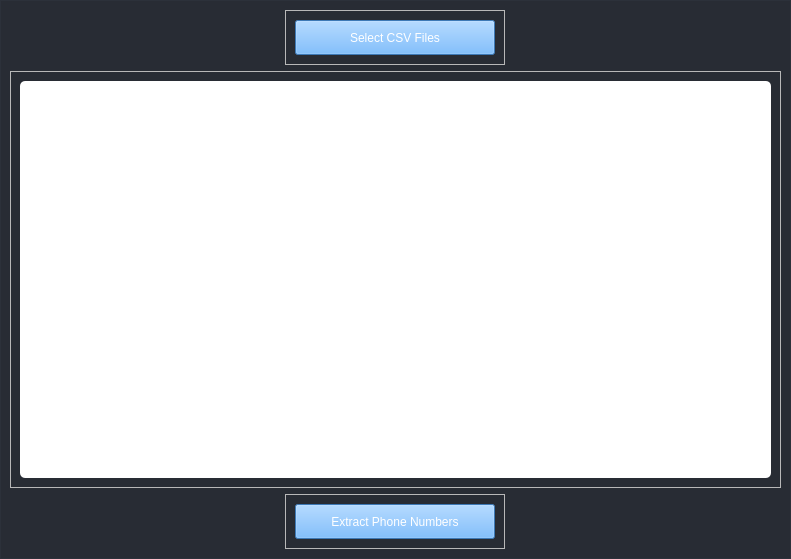
<?xml version="1.0" encoding="UTF-8"?>
<ui version="4.0">
 <class>MainWindow</class>
 <widget class="QMainWindow" name="MainWindow">
  <property name="geometry">
   <rect>
    <x>0</x>
    <y>0</y>
    <width>791</width>
    <height>559</height>
   </rect>
  </property>
  <property name="windowTitle">
   <string>MainWindow</string>
  </property>
  <property name="styleSheet">
   <string notr="true"/>
  </property>
  <widget class="QWidget" name="stylesheet">
   <property name="styleSheet">
    <string notr="true">QWidget{
	color: rgb(221, 221, 221);
	font: 10pt &quot;Segoe UI&quot;;
}

/* /////////////////////////////////////////////////////////////////////////////////////////////////
Tooltip */
QToolTip {
	color: #ffffff;
	background-color: rgba(33, 37, 43, 180);
	border: 1px solid rgb(44, 49, 58);
	background-image: none;
	background-position: left center;
    background-repeat: no-repeat;
	border: none;
	border-left: 2px solid rgb(255, 121, 198);
	text-align: left;
	padding-left: 8px;
	margin: 0px;
}

/* /////////////////////////////////////////////////////////////////////////////////////////////////
Bg App */
#bgApp {	
	background-color: rgb(40, 44, 52);
	border: 1px solid rgb(44, 49, 58);
}

/* /////////////////////////////////////////////////////////////////////////////////////////////////
Left Menu */
#leftMenuBg {	
	background-color: rgb(33, 37, 43);
}
#topLogo {
	background-color: rgb(33, 37, 43);
	background-image: url(:/images/images/images/download.png);
	background-position: centered;
	background-repeat: no-repeat;
}
#titleLeftApp { font: 63 12pt &quot;Segoe UI Semibold&quot;; }
#titleLeftDescription { font: 8pt &quot;Segoe UI&quot;; color: rgb(189, 147, 249); }

/* MENUS */
#topMenu .QPushButton {	
	background-position: left center;
    background-repeat: no-repeat;
	border: none;
	border-left: 22px solid transparent;
	background-color: transparent;
	text-align: left;
	padding-left: 44px;
}
#topMenu .QPushButton:hover {
	background-color: rgb(40, 44, 52);
}
#topMenu .QPushButton:pressed {	
	background-color: rgb(189, 147, 249);
	color: rgb(255, 255, 255);
}
#bottomMenu .QPushButton {	
	background-position: left center;
    background-repeat: no-repeat;
	border: none;
	border-left: 20px solid transparent;
	background-color:transparent;
	text-align: left;
	padding-left: 44px;
}
#bottomMenu .QPushButton:hover {
	background-color: rgb(40, 44, 52);
}
#bottomMenu .QPushButton:pressed {	
	background-color: rgb(189, 147, 249);
	color: rgb(255, 255, 255);
}
#leftMenuFrame{
	border-top: 3px solid rgb(44, 49, 58);
}

/* Toggle Button */
#toggleButton {
	background-position: left center;
    background-repeat: no-repeat;
	border: none;
	border-left: 20px solid transparent;
	background-color: rgb(37, 41, 48);
	text-align: left;
	padding-left: 44px;
	color: rgb(113, 126, 149);
}
#toggleButton:hover {
	background-color: rgb(40, 44, 52);
}
#toggleButton:pressed {
	background-color: rgb(189, 147, 249);
}

/* Title Menu */
#titleRightInfo { padding-left: 10px; }


/* /////////////////////////////////////////////////////////////////////////////////////////////////
Extra Tab */
#extraLeftBox {	
	background-color: rgb(44, 49, 58);
}
#extraTopBg{	
	background-color: rgb(189, 147, 249)
}

/* Icon */
#extraIcon {
	background-position: center;
	background-repeat: no-repeat;
	background-image: url(:/icons/images/icons/icon_settings.png);
}

/* Label */
#extraLabel { color: rgb(255, 255, 255); }

/* Btn Close */
#extraCloseColumnBtn { background-color: rgba(255, 255, 255, 0); border: none;  border-radius: 5px; }
#extraCloseColumnBtn:hover { background-color: rgb(196, 161, 249); border-style: solid; border-radius: 4px; }
#extraCloseColumnBtn:pressed { background-color: rgb(180, 141, 238); border-style: solid; border-radius: 4px; }

/* Extra Content */
#extraContent{
	border-top: 3px solid rgb(40, 44, 52);
}

/* Extra Top Menus */
#extraTopMenu .QPushButton {
background-position: left center;
    background-repeat: no-repeat;
	border: none;
	border-left: 22px solid transparent;
	background-color:transparent;
	text-align: left;
	padding-left: 44px;
}
#extraTopMenu .QPushButton:hover {
	background-color: rgb(40, 44, 52);
}
#extraTopMenu .QPushButton:pressed {	
	background-color: rgb(189, 147, 249);
	color: rgb(255, 255, 255);
}

/* /////////////////////////////////////////////////////////////////////////////////////////////////
Content App */
#contentTopBg{	
	background-color: rgb(33, 37, 43);
}
#contentBottom{
	border-top: 3px solid rgb(44, 49, 58);
}

/* Top Buttons */
#rightButtons .QPushButton { background-color: rgba(255, 255, 255, 0); border: none;  border-radius: 5px; }
#rightButtons .QPushButton:hover { background-color: rgb(44, 49, 57); border-style: solid; border-radius: 4px; }
#rightButtons .QPushButton:pressed { background-color: rgb(23, 26, 30); border-style: solid; border-radius: 4px; }

/* Theme Settings */
#extraRightBox { background-color: rgb(44, 49, 58); }
#themeSettingsTopDetail { background-color: rgb(189, 147, 249); }

/* Bottom Bar */
#bottomBar { background-color: rgb(44, 49, 58); }
#bottomBar QLabel { font-size: 11px; color: rgb(113, 126, 149); padding-left: 10px; padding-right: 10px; padding-bottom: 2px; }

/* CONTENT SETTINGS */
/* MENUS */
#contentSettings .QPushButton {	
	background-position: left center;
    background-repeat: no-repeat;
	border: none;
	border-left: 22px solid transparent;
	background-color:transparent;
	text-align: left;
	padding-left: 44px;
}
#contentSettings .QPushButton:hover {
	background-color: rgb(40, 44, 52);
}
#contentSettings .QPushButton:pressed {	
	background-color: rgb(189, 147, 249);
	color: rgb(255, 255, 255);
}

/* /////////////////////////////////////////////////////////////////////////////////////////////////
QTableWidget */
QTableWidget {	
	background-color: #444;
	padding: 5px;
	border-radius: 8px;
	gridline-color: #555;
    color: #FFF;
}
QTableWidget::item {
	border-color: none;
	padding-left: 5px;
	padding-right: 5px;
	gridline-color: #555;
    border-bottom: 1px solid #555;
}
QTableWidget::item:selected {
	background-color: #00ABE8;
	color: #FFF;
}
QHeaderView::section {
	background-color: rgb(189, 147, 249);
	max-width: 30px;
	border: 1px solid #555;
	border-style: none;
    border-bottom: 1px solid #555;
    border-right: 1px solid #555;
}
QTableWidget::horizontalHeader {	
	background-color: rgb(189, 147, 249);
}
QTableWidget QTableCornerButton::section {
    border: none;
	background-color: #333;
	padding: 3px;
    border-top-left-radius: 8px;
}
QHeaderView::section:horizontal {
    border: none;
	background-color: rgb(189, 147, 249) ;
	padding: 3px;
}
QHeaderView::section:vertical {
    border: none;
	background-color: #444;
	padding-left: 5px;
    padding-right: 5px;
    border-bottom: 1px solid #555;
    margin-bottom: 1px;
}
QScrollBar:horizontal {
    background: #FFF;
    height: 8px;
    margin: 0px 16px 0 16px;
    border: none;
}
QScrollBar:vertical {
    background: #FFF;
    width: 8px;
    margin: 16px 0 16px 0;
    border: none;
}
QScrollBar::handle:horizontal {
    background: #3333;
    min-width: 20px;
    border-radius: 4px;
}
QScrollBar::handle:vertical {
    background: #3333;
    min-height: 20px;
    border-radius: 4px;
}
QScrollBar::add-line:horizontal, QScrollBar::sub-line:horizontal,
QScrollBar::add-line:vertical, QScrollBar::sub-line:vertical {
    background: none;
}
QScrollBar::add-page:horizontal, QScrollBar::sub-page:horizontal,
QScrollBar::add-page:vertical, QScrollBar::sub-page:vertical {
    background: none;
}



/* /////////////////////////////////////////////////////////////////////////////////////////////////
LineEdit */
QLineEdit {
background-color: rgb(33, 37, 43);
	border-radius: 5px;
	border: 2px solid rgb(33, 37, 43);
	padding-left: 10px;
	selection-color: rgb(255, 255, 255);
	selection-background-color: rgb(255, 121, 198);
}
QLineEdit:hover {
	border: 2px solid rgb(64, 71, 88);
}
QLineEdit:focus {
	border: 2px solid rgb(91, 101, 124);
}

/* /////////////////////////////////////////////////////////////////////////////////////////////////
PlainTextEdit */
QPlainTextEdit {
	background-color: rgb(27, 29, 35);
	border-radius: 5px;
	padding: 10px;
	selection-color: rgb(255, 255, 255);
	selection-background-color: rgb(255, 121, 198);
}
QPlainTextEdit  QScrollBar:vertical {
    width: 8px;
 }
QPlainTextEdit  QScrollBar:horizontal {
    height: 8px;
 }
QPlainTextEdit:hover {
	border: 2px solid rgb(64, 71, 88);
}
QPlainTextEdit:focus {
	border: 2px solid rgb(91, 101, 124);
}

/* /////////////////////////////////////////////////////////////////////////////////////////////////
ScrollBars */
QScrollBar:horizontal {
    border: none;
    background: rgb(52, 59, 72);
    height: 8px;
    margin: 0px 21px 0 21px;
	border-radius: 0px;
}
QScrollBar::handle:horizontal {
    background: rgb(189, 147, 249);
    min-width: 25px;
	border-radius: 4px
}
QScrollBar::add-line:horizontal {
    border: none;
    background: rgb(55, 63, 77);
    width: 20px;
	border-top-right-radius: 4px;
    border-bottom-right-radius: 4px;
    subcontrol-position: right;
    subcontrol-origin: margin;
}
QScrollBar::sub-line:horizontal {
    border: none;
    background: rgb(55, 63, 77);
    width: 20px;
	border-top-left-radius: 4px;
    border-bottom-left-radius: 4px;
    subcontrol-position: left;
    subcontrol-origin: margin;
}
QScrollBar::up-arrow:horizontal, QScrollBar::down-arrow:horizontal
{
     background: none;
}
QScrollBar::add-page:horizontal, QScrollBar::sub-page:horizontal
{
     background: none;
}
 QScrollBar:vertical {
	border: none;
    background: rgb(52, 59, 72);
    width: 8px;
    margin: 21px 0 21px 0;
	border-radius: 0px;
 }
 QScrollBar::handle:vertical {	
	background: rgb(189, 147, 249);
    min-height: 25px;
	border-radius: 4px
 }
 QScrollBar::add-line:vertical {
     border: none;
    background: rgb(55, 63, 77);
     height: 20px;
	border-bottom-left-radius: 4px;
    border-bottom-right-radius: 4px;
     subcontrol-position: bottom;
     subcontrol-origin: margin;
 }
 QScrollBar::sub-line:vertical {
	border: none;
    background: rgb(55, 63, 77);
     height: 20px;
	border-top-left-radius: 4px;
    border-top-right-radius: 4px;
     subcontrol-position: top;
     subcontrol-origin: margin;
 }
 QScrollBar::up-arrow:vertical, QScrollBar::down-arrow:vertical {
     background: none;
 }

 QScrollBar::add-page:vertical, QScrollBar::sub-page:vertical {
     background: none;
 }

/* /////////////////////////////////////////////////////////////////////////////////////////////////
CheckBox */
QCheckBox::indicator {
    border: 3px solid rgb(52, 59, 72);
	width: 15px;
	height: 15px;
	border-radius: 10px;
    background: rgb(44, 49, 60);
}
QCheckBox::indicator:hover {
    border: 3px solid rgb(58, 66, 81);
}
QCheckBox::indicator:checked {
    background: 3px solid rgb(52, 59, 72);
	border: 3px solid rgb(52, 59, 72);	
	background-image: url(:/icons/images/icons/cil-check-alt.png);
}

/* /////////////////////////////////////////////////////////////////////////////////////////////////
RadioButton */
QRadioButton::indicator {
    border: 3px solid rgb(52, 59, 72);
	width: 15px;
	height: 15px;
	border-radius: 10px;
    background: rgb(44, 49, 60);
}
QRadioButton::indicator:hover {
    border: 3px solid rgb(58, 66, 81);
}
QRadioButton::indicator:checked {
    background: 3px solid rgb(94, 106, 130);
	border: 3px solid rgb(52, 59, 72);	
}

/* /////////////////////////////////////////////////////////////////////////////////////////////////
ComboBox */
QComboBox{
	background-color: rgb(27, 29, 35);
	border-radius: 5px;
	border: 2px solid rgb(33, 37, 43);
	padding: 5px;
	padding-left: 10px;
}
QComboBox:hover{
	border: 2px solid rgb(64, 71, 88);
}
QComboBox::drop-down {
	subcontrol-origin: padding;
	subcontrol-position: top right;
	width: 25px; 
	border-left-width: 3px;
	border-left-color: rgba(39, 44, 54, 150);
	border-left-style: solid;
	border-top-right-radius: 3px;
	border-bottom-right-radius: 3px;	
	background-image: url(:/icons/images/icons/cil-arrow-bottom.png);
	background-position: center;
	background-repeat: no-reperat;
 }
QComboBox QAbstractItemView {
	color: rgb(255, 121, 198);	
	background-color: rgb(33, 37, 43);
	padding: 10px;
	selection-background-color: rgb(39, 44, 54);
}

/* /////////////////////////////////////////////////////////////////////////////////////////////////
Sliders */
QSlider::groove:horizontal {
    border-radius: 5px;
    height: 10px;
	margin: 0px;
	background-color: rgb(52, 59, 72);
}
QSlider::groove:horizontal:hover {
	background-color: rgb(55, 62, 76);
}
QSlider::handle:horizontal {
    background-color: rgb(189, 147, 249);
    border: none;
    height: 10px;
    width: 10px;
    margin: 0px;
	border-radius: 5px;
}
QSlider::handle:horizontal:hover {
    background-color: rgb(195, 155, 255);
}
QSlider::handle:horizontal:pressed {
    background-color: rgb(255, 121, 198);
}

QSlider::groove:vertical {
    border-radius: 5px;
    width: 10px;
    margin: 0px;
	background-color: rgb(52, 59, 72);
}
QSlider::groove:vertical:hover {
	background-color: rgb(55, 62, 76);
}
QSlider::handle:vertical {
    background-color: rgb(189, 147, 249);
	border: none;
    height: 10px;
    width: 10px;
    margin: 0px;
	border-radius: 5px;
}
QSlider::handle:vertical:hover {
    background-color: rgb(195, 155, 255);
}
QSlider::handle:vertical:pressed {
    background-color: rgb(255, 121, 198);
}

/* /////////////////////////////////////////////////////////////////////////////////////////////////
CommandLinkButton */
QCommandLinkButton {	
	color: rgb(255, 121, 198);
	border-radius: 5px;
	padding: 5px;
	color: rgb(255, 170, 255);
}
QCommandLinkButton:hover {	
	color: rgb(255, 170, 255);
	background-color: rgb(44, 49, 60);
}
QCommandLinkButton:pressed {	
	color: rgb(189, 147, 249);
	background-color: rgb(52, 58, 71);
}

/* /////////////////////////////////////////////////////////////////////////////////////////////////
Button */
#pagesContainer QPushButton {
	border: 2px solid rgb(52, 59, 72);
	border-radius: 5px;	
	background-color: rgb(52, 59, 72);
}
#pagesContainer QPushButton:hover {
	background-color: rgb(57, 65, 80);
	border: 2px solid rgb(61, 70, 86);
}
#pagesContainer QPushButton:pressed {	
	background-color: rgb(35, 40, 49);
	border: 2px solid rgb(43, 50, 61);
}

</string>
   </property>
   <layout class="QVBoxLayout" name="verticalLayout">
    <property name="leftMargin">
     <number>0</number>
    </property>
    <property name="topMargin">
     <number>0</number>
    </property>
    <property name="rightMargin">
     <number>0</number>
    </property>
    <property name="bottomMargin">
     <number>0</number>
    </property>
    <item>
     <widget class="QFrame" name="bgApp">
      <property name="frameShape">
       <enum>QFrame::StyledPanel</enum>
      </property>
      <property name="frameShadow">
       <enum>QFrame::Raised</enum>
      </property>
      <layout class="QVBoxLayout" name="verticalLayout_2">
       <item alignment="Qt::AlignHCenter">
        <widget class="QFrame" name="frame">
         <property name="frameShape">
          <enum>QFrame::StyledPanel</enum>
         </property>
         <property name="frameShadow">
          <enum>QFrame::Raised</enum>
         </property>
         <layout class="QVBoxLayout" name="verticalLayout_3">
          <item>
           <widget class="QPushButton" name="select_button">
            <property name="minimumSize">
             <size>
              <width>200</width>
              <height>35</height>
             </size>
            </property>
            <property name="cursor">
             <cursorShape>PointingHandCursor</cursorShape>
            </property>
            <property name="styleSheet">
             <string notr="true">
#select_button{
background-color:rgb(85, 170, 255);
font: 75 12pt &quot;Arial&quot;;
color:white;
}
#select_button:hover {
background-color:#4673c6;
}</string>
            </property>
            <property name="text">
             <string>Select CSV Files</string>
            </property>
           </widget>
          </item>
         </layout>
        </widget>
       </item>
       <item>
        <widget class="QFrame" name="frame_2">
         <property name="frameShape">
          <enum>QFrame::StyledPanel</enum>
         </property>
         <property name="frameShadow">
          <enum>QFrame::Raised</enum>
         </property>
         <layout class="QVBoxLayout" name="verticalLayout_4">
          <item>
           <widget class="QTextEdit" name="file_list_display">
            <property name="styleSheet">
             <string notr="true">QTextEdit {
    background-color: #fff;
    border-radius: 5px;
    padding: 10px;
    selection-color: rgb(255, 255, 255);
    selection-background-color: rgb(255, 121, 198);
color:rgb(40, 44, 52);
}
QTextEdit QScrollBar:vertical {
    width: 8px;
}
QTextEdit QScrollBar:horizontal {
    height: 8px;
}
QTextEdit:hover {
    border: 2px solid rgb(64, 71, 88);
}
QTextEdit:focus {
    border: 2px solid rgb(91, 101, 124);
}
</string>
            </property>
            <property name="readOnly">
             <bool>false</bool>
            </property>
           </widget>
          </item>
         </layout>
        </widget>
       </item>
       <item alignment="Qt::AlignHCenter">
        <widget class="QFrame" name="frame_3">
         <property name="frameShape">
          <enum>QFrame::StyledPanel</enum>
         </property>
         <property name="frameShadow">
          <enum>QFrame::Raised</enum>
         </property>
         <layout class="QHBoxLayout" name="horizontalLayout">
          <item>
           <widget class="QPushButton" name="extract_button">
            <property name="minimumSize">
             <size>
              <width>200</width>
              <height>35</height>
             </size>
            </property>
            <property name="cursor">
             <cursorShape>PointingHandCursor</cursorShape>
            </property>
            <property name="styleSheet">
             <string notr="true">
#extract_button{
background-color:rgb(85, 170, 255);
font: 75 12pt &quot;Arial&quot;;
color:white;
}
#extract_button:hover {
background-color:#4673c6;
}</string>
            </property>
            <property name="text">
             <string>Extract Phone Numbers</string>
            </property>
           </widget>
          </item>
         </layout>
        </widget>
       </item>
      </layout>
     </widget>
    </item>
   </layout>
  </widget>
 </widget>
 <resources>
  <include location="../../Outside Fiverr/1- Eden/autoupdatetool/Modern_GUI_PyDracula_PySide6_or_PyQt6/resources.qrc"/>
 </resources>
 <connections/>
</ui>
